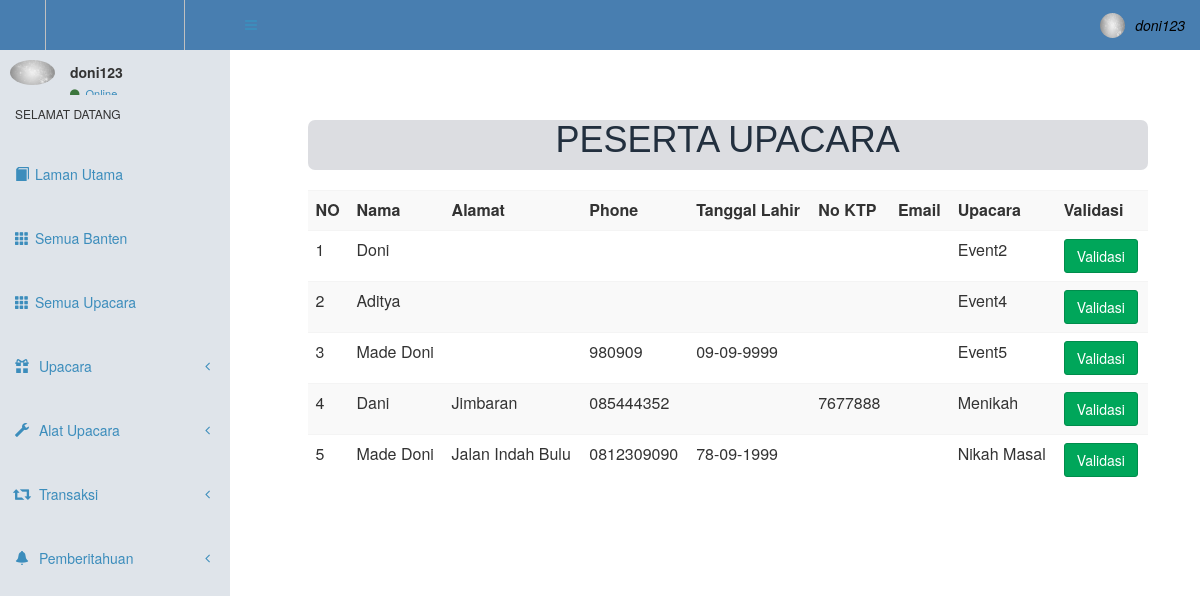
Screenshot of /user/v_peserta.php (signed in) with the database file from the repository.
### tables this page shows
CREATE TABLE `user` (
  `user_id` int(10) NOT NULL,
  `full_name` char(30) NOT NULL,
  `username` char(30) NOT NULL,
  `address` text NOT NULL,
  `village` int(20) NOT NULL,
  `region` int(20) NOT NULL,
  `kecamatan` int(20) NOT NULL,
  `path` varchar(200) NOT NULL,
  `email` varchar(60) NOT NULL,
  `password` varchar(20) NOT NULL,
  `repassword` varchar(20) NOT NULL,
  `birthday` date NOT NULL,
  `phone` varchar(20) NOT NULL,
  `gender` char(20) NOT NULL
);

CREATE TABLE `peserta` (
  `peserta_id` int(100) NOT NULL,
  `event_id` int(100) NOT NULL,
  `fullname` varchar(100) NOT NULL,
  `panggilan` varchar(100) NOT NULL,
  `alamat` varchar(100) NOT NULL,
  `phone` varchar(100) NOT NULL,
  `lahir` varchar(100) NOT NULL,
  `usia` varchar(100) NOT NULL,
  `jk` varchar(100) NOT NULL,
  `ktp` varchar(100) NOT NULL,
  `email` varchar(100) NOT NULL,
  `status` int(20) NOT NULL
);

CREATE TABLE `event` (
  `event_id` int(100) NOT NULL,
  `evkat_id` int(100) NOT NULL,
  `user_id` int(20) NOT NULL,
  `event_nama` char(100) NOT NULL,
  `des_event` text NOT NULL,
  `price_ev` int(30) NOT NULL,
  `slot_member` int(20) NOT NULL,
  `ev_place` varchar(100) NOT NULL,
  `ev_date` date NOT NULL,
  `form` varchar(10) NOT NULL
);

### user/v_peserta.php (the view, shortened to what this page needs)
<?php
    include("../connect.php");
    $myusername = $_SESSION['login_user'];
    $get_user = "SELECT * FROM user WHERE username = '$myusername'";
    $result = $conn->query($get_user);
    $row = $result->fetch_assoc();
    $id = $row['user_id'];
?>
<html>
<head>
  <link rel="stylesheet" type="text/css" href="../asets/css/bootstrap.min.css">
  <link rel="stylesheet" href="../asets/font-awesome/css/font-awesome.min.css">
  <link rel="stylesheet" href="../asets/AdminLTE.min.css">
</head>
<body class="hold-transition skin-blue sidebar-mini">
<div class="wrapper">
  <header class="main-header" style="background-color: #487eb0; position: fixed; width: 100%;">
    <a href="../" class="logo">
      <span class="logo-lg">
        <img style="margin-top: -24px; width: 140px"; height="90px;" src="../img/logo.png">
      </span>
    </a>
    <nav class="navbar navbar-static-top">
      <a href="#" class="sidebar-toggle" data-toggle="push-menu" role="button">
      </a>
      <div class="navbar-custom-menu">
        <ul class="nav navbar-nav">
          <li class="dropdown user user-menu">
            <a href="#" class="dropdown-toggle" data-toggle="dropdown">
              <img <?php echo "src=../".$row['path']."" ?> class="user-image" alt="User Image">
              <span class="hidden-xs" style="color: black"><i><?php echo $myusername ?></i></span>
            </a>
          </li>
        </ul>
      </div>
    </nav>
  </header>
  <aside class="main-sidebar" style="background-color: rgb(223, 228, 234); position : fixed">
    <section class="sidebar">
      <div class="user-panel">
        <div class="pull-left image">
          <img <?php echo "src=../".$row['path']."" ?> class="img-circle" alt="User Image">
        </div>
        <div class="pull-left info">
          <p><?php echo $myusername ?></p>
          <a href="#"><i class="fa fa-circle text-success"></i> Online</a>
        </div>
      </div>
      <div class="sidenu">
      <ul class="sidebar-menu" data-widget="tree">
        <li class="header">SELAMAT DATANG</li>
        <li style="margin-top: 20px;" class="active treeview">
          <a href="#" class="dashboard">
            <i class="glyphicon glyphicon-book"></i><span>Laman Utama</span>
          </a>
        </li>
        <li style="margin-top: 20px;">
          <a href="index.php" class="dashboard">
            <i class="glyphicon glyphicon-th"></i><span>Semua Banten</span>
          </a>
        </li>
        <li style="margin-top: 20px;">
          <a href="allup.php" class="dashboard">
            <i class="glyphicon glyphicon-th"></i><span>Semua Upacara</span>
          </a>
        </li>
        <li style="margin-top: 20px;" class="treeview">
          <a href="#">
            <i class="glyphicon glyphicon-gift"></i>
            <span>Upacara</span>
            <span class="pull-right-container">
              <i class="fa fa-angle-left pull-right"></i>
            </span>
          </a>
        </li>
        <li style="margin-top: 20px;" class="treeview">
          <a href="#">
            <i class="glyphicon glyphicon-wrench"></i>
            <span>Alat Upacara</span>
            <span class="pull-right-container">
              <i class="fa fa-angle-left pull-right"></i>
            </span>
          </a>
        </li>
        <li style="margin-top: 20px;" class="treeview">
          <a href="#">
            <i class="glyphicon glyphicon-retweet"></i> <span>Transaksi</span>
            <span class="pull-right-container">
              <i class="fa fa-angle-left pull-right"></i>
            </span>
          </a>
        </li>
        <li style="margin-top: 20px;" class="treeview">
          <a href="#">
            <i class="glyphicon glyphicon-bell"></i> <span>Pemberitahuan</span>
            <span class="pull-right-container">
              <i class="fa fa-angle-left pull-right"></i>
            </span>
          </a>
        </li>
      </ul>
    </div>
    </section>
  </aside>
  <div class="content-wrapper" style="background-color: white">
      <div style="margin-left: 8%; margin-right: 5%; height: 100%;" class="isi">
        <div style="margin-top:100px; position: absolute; width: 100%" class="tampil">
          <div id="v_banten">
              <div class="pembatas" style="width: 70%; height: 50px; background-color: #dcdde1; border-radius: 7px">
                <h1 style="text-align: center; color: #222f3e;">PESERTA UPACARA</h1>
              </div><br>
              <table class="table table-striped" style="width: 70%;">
                <tr>
                  <th>NO </th>
                  <th>Nama </th>
                  <th>Alamat </th>
                  <th>Phone </th>
                  <th>Tanggal Lahir </th>
                  <th>No KTP </th>
                  <th>Email </th>
                  <th>Upacara </th>
                  <th>Validasi </th>
              </tr>
                <?php
                  include '../connect.php';
                  $queba = "SELECT peserta.peserta_id, peserta.event_id, peserta.fullname, peserta.alamat, peserta.phone, peserta.lahir, peserta.ktp, peserta.email, event.event_nama FROM peserta, event WHERE event.user_id = '$id' AND event.event_id = peserta.event_id AND peserta.status = '1' ORDER BY event.event_nama";
                  $result = $conn->query($queba);
                  $total = mysqli_num_rows($result);
                  if ($total > 0) {
                    $x = 1;
                    while ($rowba = mysqli_fetch_array($result)) {
                      echo "<tr border='1'>";
                      echo "<td>" .$x. "</td><td>" .$rowba["fullname"]. "</td><td>" . $rowba["alamat"]. "</td><td>" . $rowba["phone"]. "</td><td>" . $rowba["lahir"]."</td><td>".$rowba['ktp']."</td><td>".$rowba['email']."</td><td>" .$rowba['event_nama']. "</td>";
                      echo "<td><a href='#?data_id=".$rowba['peserta_id']."' class='btn btn-success' id='custId' data-toggle='modal'>Validasi</a></td>";
                      echo "</tr>";
                      $x = $x+1;
                    }
                  }else{
                     echo "Belum Ada Pendaftar";
                  }
                ?>
              </table>
            </div>
        </div>
      </div>
  </div>
</div>
</body>
</html>

### rows the page displays
user: path (picture)
peserta: fullname "Doni", event.event_nama "Event2"
peserta: fullname "Aditya", event.event_nama "Event4"
peserta: fullname "Made Doni", phone "980909", lahir "09-09-9999", event.event_nama "Event5"
peserta: fullname "Dani", alamat "Jimbaran", phone "085444352", ktp "7677888", event.event_nama "Menikah"
peserta: fullname "Made Doni", alamat "Jalan Indah Bulu", phone "0812309090", lahir "78-09-1999", event.event_nama "Nikah Masal"

### other values shown
$myusername "doni123"
